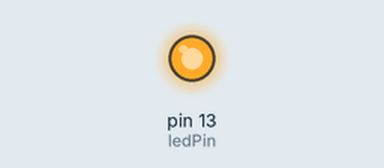
The sketch below on a simulated Arduino Uno, built with avr-gcc and run on an emulated ATmega328P. Shown: output pins drawn as LEDs (lit = HIGH).

Above: at 0.15 s.
At 10.7 s:
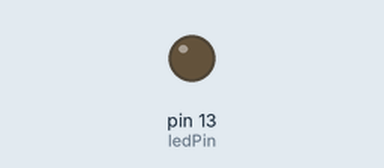
Timing chart, 0 to 20.8 s (numbered marks = the images above):
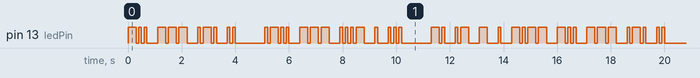

Measured:
- by itself, pin 13 (ledPin): moves between LOW and HIGH, repeating every 16.0 s
- by itself, everything shown: repeats every 16.0 s, in 72 steps

The sketch:

morse_code.cpp.ino
```cpp
#include <string>

int ledPin = 13;

std::string morseEncode(char x) {
    switch (x) {
    case 'a':
	    return ".-";
    case 'b':
	    return "-...";
    case 'c':
	    return "-.-.";
    case 'd':
	    return "-..";
    case 'e':
	    return ".";
    case 'f':
	    return "..-.";
    case 'g':
	    return "--.";
    case 'h':
	    return "....";
    case 'i':
	    return "..";
    case 'j':
	    return ".---";
    case 'k':
	    return "-.-";
    case 'l':
	    return ".-..";
    case 'm':
	    return "--";
    case 'n':
	    return "-.";
    case 'o':
	    return "---";
    case 'p':
	    return ".--.";
    case 'q':
	    return "--.-";
    case 'r':
	    return ".-.";
    case 's':
	    return "...";
    case 't':
	    return "-";
    case 'u':
	    return "..-";
    case 'v':
	    return "...-";
    case 'w':
	    return ".--";
    case 'x':
	    return "-..-";
    case 'y':
	    return "-.--";
    case 'z':
	    return "--..";
    }
    return "";
}

void morseCode(std::string s, int ary[], const int timeUnit) {
    int aryPos = 0;
    for (int i = 0; i < s.length(); i++) {
        if (s[i] == ' ') {
            ary[aryPos] = timeUnit * -7;
            aryPos += 1;
        }
        else {
	        std::string m = morseEncode(s[i]);
            for (int j = 0; j < m.length(); j++) {
                int val = 0;
                if (m[j] == '.') {
                    val = timeUnit;
                }
                else {
                    val = timeUnit * 3;
                }
                ary[aryPos] = val;
                aryPos += 1;
            }
            ary[aryPos] = timeUnit * -3;
            aryPos += 1;
        }
    }
    ary[aryPos] = '\0';
}

void setup() {
    pinMode(ledPin, OUTPUT);

}

void blinker(int highTime, int lowTime) {
    if (highTime < 0) {
        lowTime = highTime * -1;
        highTime = 0;
    }
    if (highTime) {
        digitalWrite(ledPin, HIGH);
        delay(highTime);
    }
    digitalWrite(ledPin, LOW);
    delay(lowTime);
}

void loop() {
    const int timeUnit = 100;
    std::string s = "dori loves natey";
    // This only support 50 character strings
    int ary[255];
    morseCode(s, ary, timeUnit);
    for (int i = 0; i < 255; i++) {
        if (ary[i] == '\0') {
            break;
        }
        blinker(ary[i], timeUnit);
    }

    // Happy
    //blinker(300, 190);
    //blinker(300, 700);

    // Presidents
    //blinker(300, 140);
    //blinker(300, 140);
    //blinker(300, 700);

    // Day
    //blinker(300, 3000);
}
```
